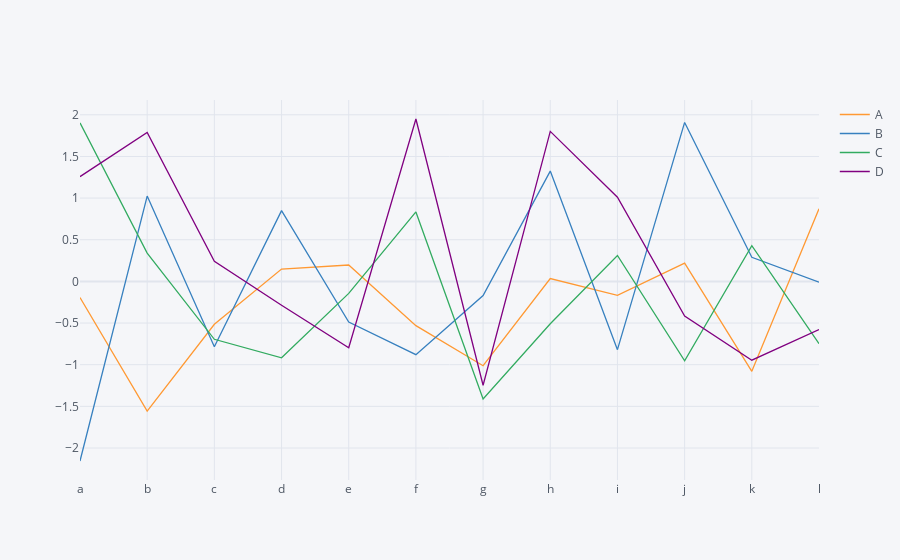

Write notebook code for a chart like this one.
### Code cell
df.iplot()

### Figure 1 — Plotly figure (JSON) as saved in the notebook; plotly's stock layout.template omitted (floating-point values rounded to 4 significant figures)
{"data": [{"line": {"color": "rgba(255, 153, 51, 1.0)", "dash": "solid", "shape": "linear", "width": 1.3}, "mode": "lines", "name": "A", "text": "", "type": "scatter", "x": ["a", "b", "c", "d", "e", "f", "g", "h", "i", "j", "k", "l"], "y": [-0.1933, -1.557, -0.5145, 0.1482, 0.1966, -0.5314, -1.012, 0.0341, -0.1682, 0.2202, -1.079, 0.8711]}, {"line": {"color": "rgba(55, 128, 191, 1.0)", "dash": "solid", "shape": "linear", "width": 1.3}, "mode": "lines", "name": "B", "text": "", "type": "scatter", "x": ["a", "b", "c", "d", "e", "f", "g", "h", "i", "j", "k", "l"], "y": [-2.156, 1.024, -0.7846, 0.8496, -0.4881, -0.8795, -0.169, 1.324, -0.8197, 1.908, 0.2887, -0.008744]}, {"line": {"color": "rgba(50, 171, 96, 1.0)", "dash": "solid", "shape": "linear", "width": 1.3}, "mode": "lines", "name": "C", "text": "", "type": "scatter", "x": ["a", "b", "c", "d", "e", "f", "g", "h", "i", "j", "k", "l"], "y": [1.902, 0.3396, -0.695, -0.917, -0.1442, 0.834, -1.411, -0.5091, 0.3106, -0.954, 0.4281, -0.7471]}, {"line": {"color": "rgba(128, 0, 128, 1.0)", "dash": "solid", "shape": "linear", "width": 1.3}, "mode": "lines", "name": "D", "text": "", "type": "scatter", "x": ["a", "b", "c", "d", "e", "f", "g", "h", "i", "j", "k", "l"], "y": [1.257, 1.788, 0.2408, -0.2866, -0.7966, 1.949, -1.247, 1.8, 1.011, -0.4159, -0.9459, -0.5786]}], "layout": {"legend": {"bgcolor": "#F5F6F9", "font": {"color": "#4D5663"}}, "paper_bgcolor": "#F5F6F9", "plot_bgcolor": "#F5F6F9", "title": {"font": {"color": "#4D5663"}}, "xaxis": {"gridcolor": "#E1E5ED", "showgrid": true, "tickfont": {"color": "#4D5663"}, "title": {"font": {"color": "#4D5663"}, "text": ""}, "zerolinecolor": "#E1E5ED"}, "yaxis": {"gridcolor": "#E1E5ED", "showgrid": true, "tickfont": {"color": "#4D5663"}, "title": {"font": {"color": "#4D5663"}, "text": ""}, "zerolinecolor": "#E1E5ED"}}}
